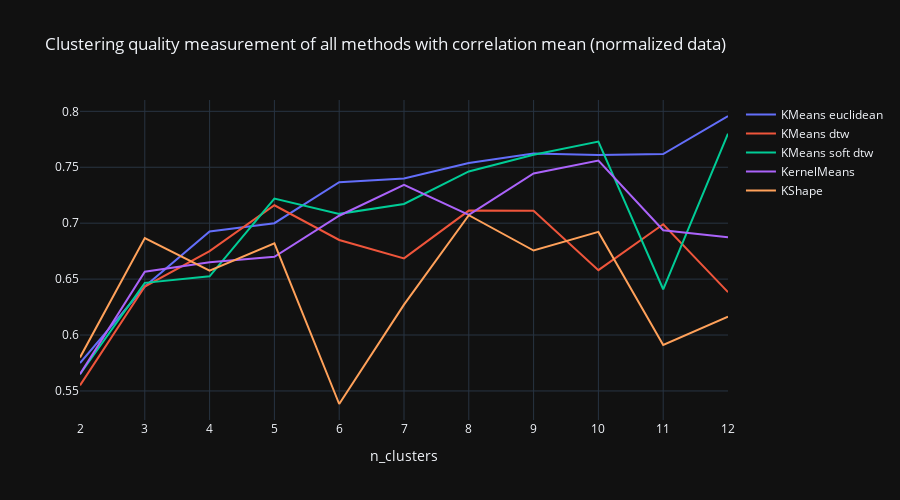

This figure's notebook cell:
### Markdown cell above
A plot of the results for not normalized data:

### Code cell
df = pd.read_csv("./dash_app/datasets/method_quality_corr_norm.csv", sep=";", index_col="n_clusters")

fig = go.Figure()
plot_title = "Clustering quality measurement of all methods with correlation mean (normalized data)"
# Loop dataframe columns and plot columns to the figure
for i in range(0, len(df.columns)):
    col_name = df.columns.values[i]
    fig.add_trace(go.Scatter(x=df.index, y=df[col_name], mode='lines', name=col_name))#, line_shape="spline"))
fig.update_xaxes(title_text="n_clusters", dtick=[2,len(df.index)+1])
fig.update_layout(xaxis_rangeslider_visible=False)
fig.update_layout(title_text=plot_title, template="plotly_dark", height=500)
fig.show()

### Figure 1 — Plotly figure (JSON) as saved in the notebook; plotly's stock layout.template omitted (floating-point values rounded to 4 significant figures)
{"data": [{"mode": "lines", "name": "KMeans euclidean", "type": "scatter", "x": [2, 3, 4, 5, 6, 7, 8, 9, 10, 11, 12], "y": [0.575, 0.6433, 0.6925, 0.7, 0.7367, 0.74, 0.7538, 0.7622, 0.761, 0.7618, 0.7958]}, {"mode": "lines", "name": "KMeans dtw", "type": "scatter", "x": [2, 3, 4, 5, 6, 7, 8, 9, 10, 11, 12], "y": [0.555, 0.6433, 0.675, 0.716, 0.685, 0.6686, 0.7112, 0.7111, 0.658, 0.6991, 0.6383]}, {"mode": "lines", "name": "KMeans soft dtw", "type": "scatter", "x": [2, 3, 4, 5, 6, 7, 8, 9, 10, 11, 12], "y": [0.565, 0.6467, 0.6525, 0.722, 0.7083, 0.7171, 0.7463, 0.7611, 0.773, 0.6409, 0.78]}, {"mode": "lines", "name": "KernelMeans", "type": "scatter", "x": [2, 3, 4, 5, 6, 7, 8, 9, 10, 11, 12], "y": [0.565, 0.6567, 0.665, 0.67, 0.7067, 0.7343, 0.7075, 0.7444, 0.756, 0.6936, 0.6875]}, {"mode": "lines", "name": "KShape", "type": "scatter", "x": [2, 3, 4, 5, 6, 7, 8, 9, 10, 11, 12], "y": [0.58, 0.6867, 0.6575, 0.682, 0.5383, 0.6271, 0.7071, 0.6756, 0.6922, 0.5911, 0.6164]}], "layout": {"height": 500, "title": {"text": "Clustering quality measurement of all methods with correlation mean (normalized data)"}, "xaxis": {"dtick": [2, 12], "rangeslider": {"visible": false}, "title": {"text": "n_clusters"}}}}
